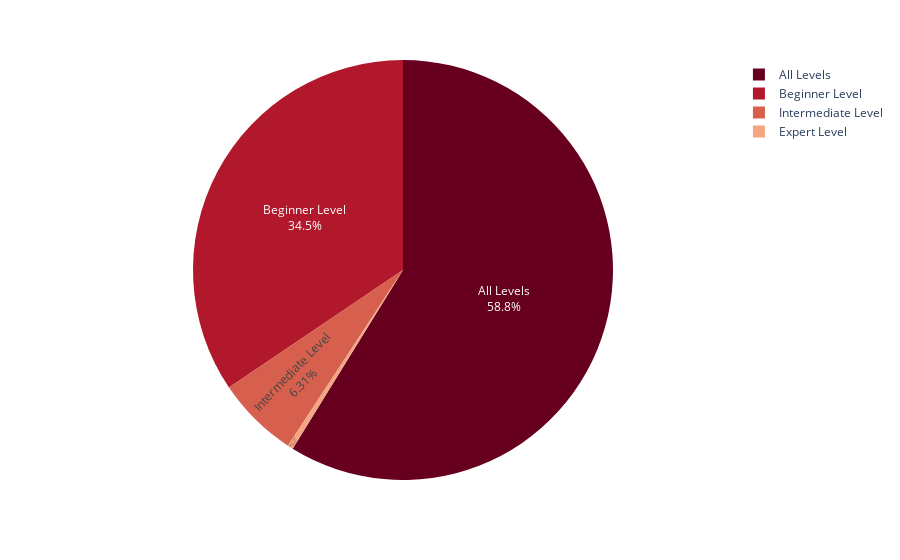

Notebook cell for this chart:
### Code cell
# Distribution of total sunscribers per level via Plotly Interactive Pie Chart
fig = px.pie(df_sub_level, values='NumberOfSubscribers', names='Level', color_discrete_sequence=px.colors.sequential.RdBu)
fig.update_traces(textposition='inside', textinfo='percent+label')
fig.show()

### Figure 1 — Plotly figure (JSON) as saved in the notebook; plotly's stock layout.template omitted (floating-point values rounded to 4 significant figures)
{"data": [{"domain": {"x": [0, 1], "y": [0, 1]}, "hovertemplate": "Level=%{label}<br>NumberOfSubscribers=%{value}<extra></extra>", "labels": ["All Levels", "Beginner Level", "Expert Level", "Intermediate Level"], "legendgroup": "", "name": "", "showlegend": true, "textinfo": "percent+label", "textposition": "inside", "type": "pie", "values": [6915076, 4051843, 50196, 742005]}], "layout": {"legend": {"tracegroupgap": 0}, "margin": {"t": 60}, "piecolorway": ["rgb(103,0,31)", "rgb(178,24,43)", "rgb(214,96,77)", "rgb(244,165,130)", "rgb(253,219,199)", "rgb(247,247,247)", "rgb(209,229,240)", "rgb(146,197,222)", "rgb(67,147,195)", "rgb(33,102,172)", "rgb(5,48,97)"]}}
